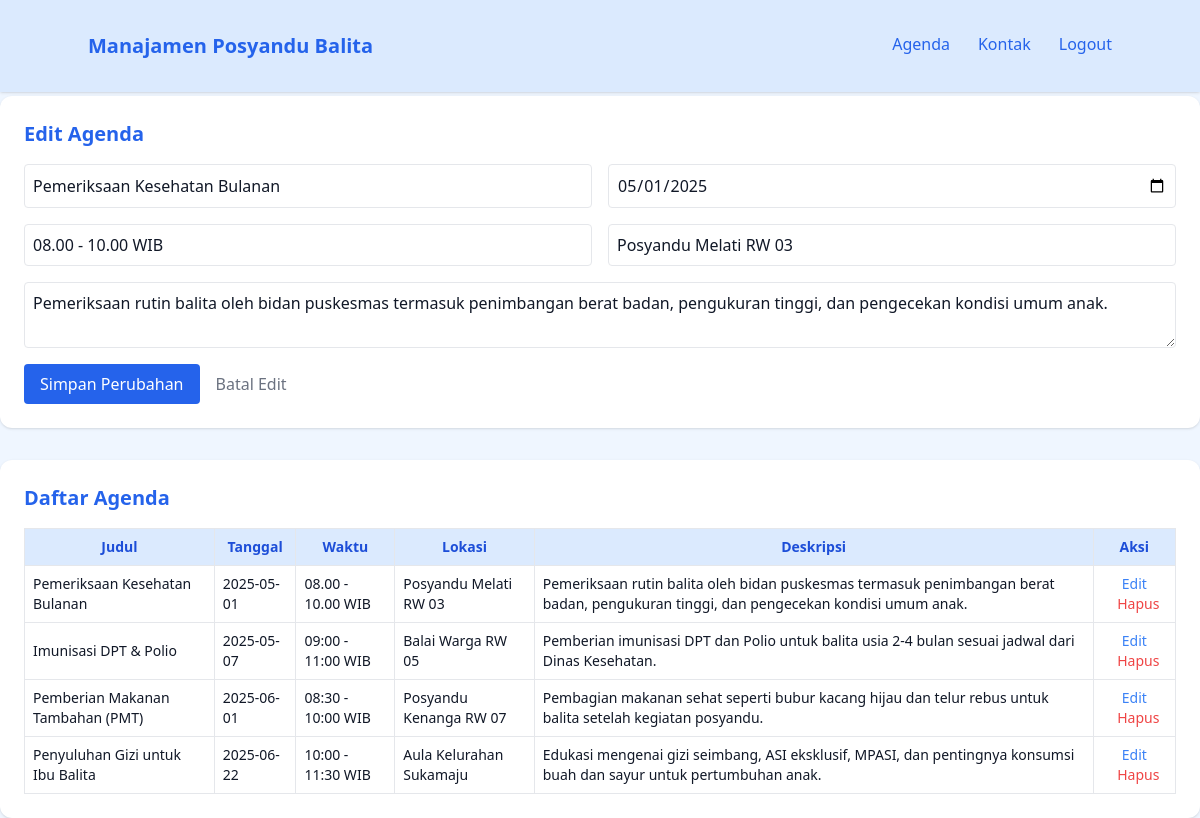
Page /admin/agenda_admin.php?edit=1 (signed in) on the committed database.
### tables this page shows
CREATE TABLE `agenda_balita` (
  `id` int(11) NOT NULL,
  `judul` varchar(255) NOT NULL,
  `tanggal` date NOT NULL,
  `waktu` varchar(100) NOT NULL,
  `lokasi` varchar(255) NOT NULL,
  `deskripsi` text NOT NULL
);

### admin/agenda_admin.php (the view, shortened to what this page needs)
<?php include 'header.php'; ?>
<?php
include '../koneksi.php';
$editMode = false;
if (isset($_GET['edit'])) {
  $editMode = true;
  $idEdit = $_GET['edit'];
  $result = mysqli_query($conn, "SELECT * FROM agenda_balita WHERE id=$idEdit");
  $dataEdit = mysqli_fetch_assoc($result);
}
$agenda = mysqli_query($conn, "SELECT * FROM agenda_balita ORDER BY tanggal ASC");
?>
<!DOCTYPE html>
<html lang="id">
<head>
  <script src="https://cdn.tailwindcss.com"></script>
</head>
<body class="bg-blue-50 min-h-screen py-10 px-4">
    <div class="bg-white p-6 rounded-xl shadow mb-8">
      <h2 class="text-xl font-semibold text-blue-600 mb-4">
        <?= $editMode ? 'Edit Agenda' : 'Tambah Agenda Baru' ?>
      </h2>
      <form method="POST" class="grid grid-cols-1 md:grid-cols-2 gap-4">
        <input type="text" name="judul" placeholder="Judul" required class="p-2 border rounded"
          value="<?= $editMode ? htmlspecialchars($dataEdit['judul']) : '' ?>">
        <input type="date" name="tanggal" required class="p-2 border rounded"
          value="<?= $editMode ? $dataEdit['tanggal'] : '' ?>">
        <input type="text" name="waktu" placeholder="Waktu (contoh: 08:00 - 10:00 WIB)" required class="p-2 border rounded"
          value="<?= $editMode ? htmlspecialchars($dataEdit['waktu']) : '' ?>">
        <input type="text" name="lokasi" placeholder="Lokasi" required class="p-2 border rounded"
          value="<?= $editMode ? htmlspecialchars($dataEdit['lokasi']) : '' ?>">
        <textarea name="deskripsi" placeholder="Deskripsi kegiatan" required class="p-2 border rounded md:col-span-2"><?= $editMode ? htmlspecialchars($dataEdit['deskripsi']) : '' ?></textarea>
        <div class="flex gap-4 md:col-span-2">
          <button type="submit" name="<?= $editMode ? 'update' : 'tambah' ?>" class="bg-blue-600 text-white py-2 px-4 rounded hover:bg-blue-700">
            <?= $editMode ? 'Simpan Perubahan' : 'Tambah' ?>
          </button>
          <?php if ($editMode): ?>
            <a href="agenda_admin.php" class="text-gray-500 hover:underline self-center">Batal Edit</a>
          <?php endif; ?>
        </div>
      </form>
    </div>
    <div class="bg-white p-6 rounded-xl shadow">
      <h2 class="text-xl font-semibold text-blue-600 mb-4">Daftar Agenda</h2>
      <div class="overflow-x-auto">
        <table class="w-full table-auto border text-sm">
          <thead>
            <tr class="bg-blue-100 text-blue-700">
              <th class="p-2 border">Judul</th>
              <th class="p-2 border">Tanggal</th>
              <th class="p-2 border">Waktu</th>
              <th class="p-2 border">Lokasi</th>
              <th class="p-2 border">Deskripsi</th>
              <th class="p-2 border">Aksi</th>
            </tr>
          </thead>
          <tbody>
            <?php while ($row = mysqli_fetch_assoc($agenda)): ?>
              <tr>
                <td class="p-2 border"><?= htmlspecialchars($row['judul']) ?></td>
                <td class="p-2 border"><?= htmlspecialchars($row['tanggal']) ?></td>
                <td class="p-2 border"><?= htmlspecialchars($row['waktu']) ?></td>
                <td class="p-2 border"><?= htmlspecialchars($row['lokasi']) ?></td>
                <td class="p-2 border"><?= htmlspecialchars($row['deskripsi']) ?></td>
                <td class="p-2 border text-center space-x-2">
                  <a href="agenda_admin.php?edit=<?= $row['id'] ?>" class="text-blue-500 hover:underline">Edit</a>
                  <a href="agenda_admin.php?hapus=<?= $row['id'] ?>" onclick="return confirm('Yakin ingin menghapus agenda ini?')" class="text-red-500 hover:underline">Hapus</a>
                </td>
              </tr>
            <?php endwhile; ?>
          </tbody>
        </table>
      </div>
    </div>
</body>
</html>

### rows in the picture
agenda_balita: judul "Pemeriksaan Kesehatan Bulanan", tanggal "05/01/2025", waktu "08.00 - 10.00 WIB", lokasi "Posyandu Melati RW 03", deskripsi "Pemeriksaan rutin balita oleh bidan puskesmas termasuk penimbangan berat badan, pengukuran tinggi, dan pengecekan kondisi umum anak.", tanggal "2025-05-01"
agenda_balita: judul "Imunisasi DPT & Polio", tanggal "2025-05-07", waktu "09:00 - 11:00 WIB", lokasi "Balai Warga RW 05", deskripsi "Pemberian imunisasi DPT dan Polio untuk balita usia 2-4 bulan sesuai jadwal dari Dinas Kesehatan."
agenda_balita: judul "Pemberian Makanan Tambahan (PMT)", tanggal "2025-06-01", waktu "08:30 - 10:00 WIB", lokasi "Posyandu Kenanga RW 07", deskripsi "Pembagian makanan sehat seperti bubur kacang hijau dan telur rebus untuk balita setelah kegiatan posyandu."
agenda_balita: judul "Penyuluhan Gizi untuk Ibu Balita", tanggal "2025-06-22", waktu "10:00 - 11:30 WIB", lokasi "Aula Kelurahan Sukamaju", deskripsi "Edukasi mengenai gizi seimbang, ASI eksklusif, MPASI, dan pentingnya konsumsi buah dan sayur untuk pertumbuhan anak."
